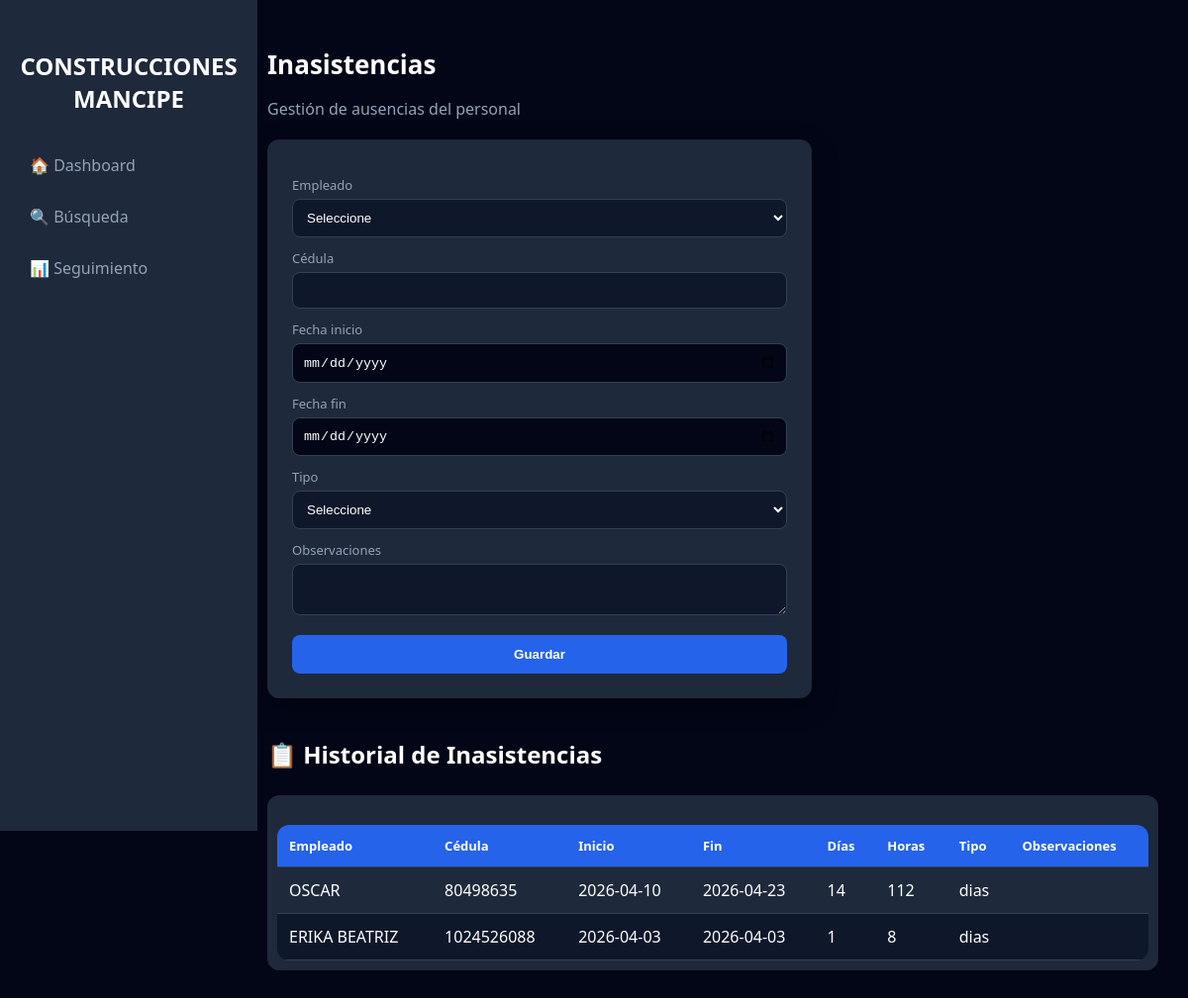
The app's page /seguimiento/inasistencias (signed in) with its own data.
### tables this page shows
CREATE TABLE inasistencias(
        id INTEGER PRIMARY KEY AUTOINCREMENT,
        nombre TEXT,
        cedula TEXT,
        fecha_inicio TEXT,
        fecha_fin TEXT,
        tipo TEXT,  -- dias u horas
        total REAL,
        fecha_registro TEXT
    , empleado_id INTEGER, dias INTEGER, horas INTEGER, observaciones INTEGER);

CREATE TABLE empleados(
        id INTEGER PRIMARY KEY AUTOINCREMENT,
        nombre TEXT,
        apellido TEXT,
        edad INTEGER,
        fecha_nacimiento TEXT,
        puesto TEXT,
        salario REAL,
        fecha_inicio TEXT,
        fecha_fin TEXT,
        eps TEXT,
        arl TEXT,
        celular TEXT,
        correo TEXT,
        estado_contrato TEXT
    , cedula TEXT, fecha_expedicion TEXT, genero TEXT, tipo_contrato TEXT, afp TEXT, fecha_examen_medico TEXT, fecha_curso_alturas TEXT, estado_civil TEXT, direccion TEXT, emergencia_nombre TEXT, emergencia_telefono TEXT, emergencia_direccion TEXT, emergencia_parentesco TEXT);

### app.py (the view, shortened to what this page needs)
@app.route('/seguimiento/inasistencias', methods=["GET", "POST"])
def inasistencias():
    if "usuario" not in session:
        return redirect(url_for("login"))
    conn = sqlite3.connect(DB)
    conn.row_factory = sqlite3.Row
    cursor = conn.cursor()
    cursor.execute("SELECT id, nombre, cedula FROM empleados")
    empleados = cursor.fetchall()
    cursor.execute("""
        SELECT i.id, i.empleado_id, i.cedula, i.fecha_inicio, i.fecha_fin, i.dias, i.horas, i.tipo, i.observaciones, i.fecha_registro, e.nombre
        FROM inasistencias i
        JOIN empleados e ON e.id = i.empleado_id
        ORDER BY i.id DESC
    """)
    historial = cursor.fetchall()
    conn.close()
    return render_template(
        "seguimiento/inasistencias.html",
        empleados=empleados,
        historial=historial
    )

### templates/seguimiento/inasistencias.html (shortened to what this page needs)
<!DOCTYPE html>
<html>
<head>
    <link rel="stylesheet" href="{{ url_for('static', filename='style.css') }}">
</head>
<body>
<div class="sidebar">
    <h2>CONSTRUCCIONES MANCIPE</h2>
    <a href="/dashboard">🏠 Dashboard</a>
    <a href="/busqueda">🔍 Búsqueda</a>
    <a href="/seguimiento">📊 Seguimiento</a>
</div>
<div class="main">
    <h1>Inasistencias</h1>
    <p class="subtitulo">Gestión de ausencias del personal</p>
    <div class="card-formulario">
        <form method="POST">
            <label>Empleado</label>
            <select id="empleado" name="empleado_id" required>
                <option value="">Seleccione</option>
            </select>
            <label>Cédula</label>
            <input type="text" id="cedula" readonly>
            <label>Fecha inicio</label>
            <input type="date" name="fecha_inicio" required>
            <label>Fecha fin</label>
            <input type="date" name="fecha_fin" required>
            <label>Tipo</label>
            <select name="tipo" required>
                <option value="">Seleccione</option>
            </select>
            <label>Observaciones</label>
            <textarea name="observaciones"></textarea>
            <button type="submit">Guardar</button>
        </form>
    </div>
    <h2 style="margin-top:40px;">📋 Historial de Inasistencias</h2>
    <div class="tabla">
        <table>
            <thead>
                <tr>
                    <th>Empleado</th>
                    <th>Cédula</th>
                    <th>Inicio</th>
                    <th>Fin</th>
                    <th>Días</th>
                    <th>Horas</th>
                    <th>Tipo</th>
                    <th>Observaciones</th>
                </tr>
            </thead>
            <tbody>
                {% for i in historial %}
                <tr>
                    <td>{{ i.nombre }}</td>
                    <td>{{ i.cedula }}</td>
                    <td>{{ i.fecha_inicio }}</td>
                    <td>{{ i.fecha_fin }}</td>
                    <td>{{ i.dias }}</td>
                    <td>{{ i.horas }}</td>
                    <td>{{ i.tipo }}</td>
                    <td>{{ i.observaciones }}</td>
                </tr>
                {% endfor %}
            </tbody>
        </table>
    </div>
</div>
</body>
</html>

### static/style.css (style rules this page uses)
body { margin:0; font-family:'Segoe UI', sans-serif; background:#020617; color:white; }
.sidebar { width:220px; height:100vh; background:#1e293b; position:fixed; padding:20px; }
.sidebar h2 { margin-bottom:30px; text-align:center; }
.sidebar a { display:block; color:#94a3b8; text-decoration:none; margin:10px 0; padding:10px; border-radius:8px; transition:0.3s; }
.main { margin-left:240px; padding:30px; }
h1 { margin-bottom:5px; }
.subtitulo { color:#94a3b8; margin-bottom:20px; }
.card-formulario { background:#1e293b; padding:25px; border-radius:12px; box-shadow:0px 8px 25px rgba(0,0,0,0.4); max-width:500px; }
form { display:flex; flex-direction:column; }
.card-formulario label { color:#94a3b8; font-size:13px; margin-top:12px; }
.card-formulario input, .card-formulario select, .card-formulario textarea { background:#0f172a; color:white; border:1px solid #334155; padding:10px; border-radius:8px; margin-top:5px; transition:0.2s; }
.card-formulario button { margin-top:20px; padding:12px; background:#2563eb; border:none; border-radius:8px; color:white; cursor:pointer; font-weight:bold; transition:0.3s; }
.tabla { margin-top:25px; overflow-x:auto; background:#1e293b; border-radius:12px; padding:10px; }
table { width:100%; border-collapse: collapse; }
th, td { padding:12px; text-align:left; }
th { background:#2563eb; color:white; font-size:13px; }
tr { border-bottom:1px solid #334155; }
tr:nth-child(even) { background:#0f172a; }
table { width:100%; border-collapse:collapse; background:#1e293b; border-radius:12px; overflow:hidden; margin-top:20px; }
th { background:#2563eb; padding:12px; text-align:left; font-size:13px; }
td { padding:12px; border-bottom:1px solid #334155; }
h1 { font-size:26px; margin-bottom:10px; }
h2 { margin-top:30px; }
a { color:#60a5fa; }
input[type="date"] { color-scheme: dark; }
input[type="date"] { background:#020617; color:white; position:relative; }

### records on screen
inasistencias: nombre "OSCAR", cedula "80498635", fecha_inicio "2026-04-10", fecha_fin "2026-04-23", dias "14", horas "112", tipo "dias"
inasistencias: nombre "ERIKA BEATRIZ", cedula "1024526088", fecha_inicio "2026-04-03", fecha_fin "2026-04-03", dias "1", horas "8", tipo "dias"
